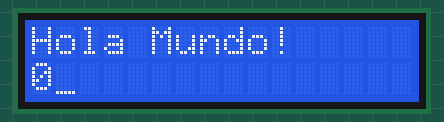
The sketch below on a simulated Arduino Uno, built with avr-gcc and run on an emulated ATmega328P. Shown: 16×2 character LCD.

Above: at 0.1 s.
At 4.1 s:
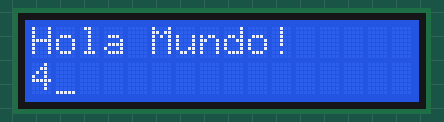
At 9.1 s:
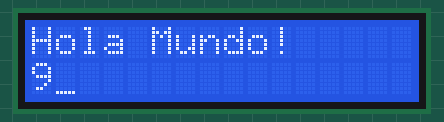
At 18.1 s:
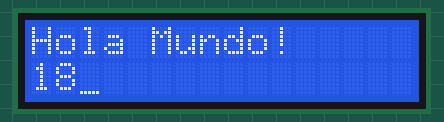
At 29.1 s:
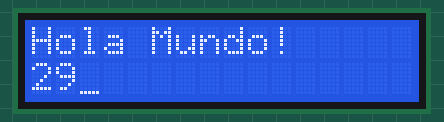
At 39.1 s:
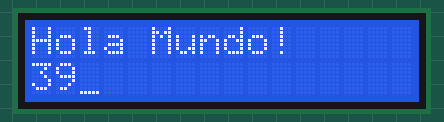

Measured:
- what the display in image 1 shows lasts 1.0 s, from 4.0 s to 5.0 s

The sketch:

display_LCD.ino
```cpp
#include <LiquidCrystal.h>

// (RS,E,d4,d5,d6,d7)
LiquidCrystal miLCD(2,3,4,5,6,7);

void setup() {
  /// begin(columnas,filas)
  miLCD.begin(16,2);

  miLCD.print("Hola Mundo");
  miLCD.write("!");
  miLCD.cursor();

}

void loop() {
  // setCursor(columna,fila);
  miLCD.setCursor(0,1);

  // blink muestra el cursor parpadeando
  //miLCD.blink();

  miLCD.print(millis()/1000);
}
```
